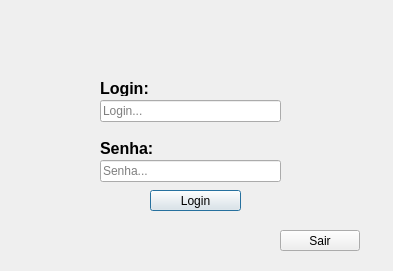
<?xml version="1.0" encoding="UTF-8"?>
<ui version="4.0">
 <class>TelaLogin</class>
 <widget class="QDialog" name="TelaLogin">
  <property name="geometry">
   <rect>
    <x>0</x>
    <y>0</y>
    <width>393</width>
    <height>271</height>
   </rect>
  </property>
  <property name="windowTitle">
   <string>Login</string>
  </property>
  <widget class="QLineEdit" name="txtLogin">
   <property name="geometry">
    <rect>
     <x>100</x>
     <y>100</y>
     <width>181</width>
     <height>22</height>
    </rect>
   </property>
   <property name="placeholderText">
    <string>Login...</string>
   </property>
  </widget>
  <widget class="QLineEdit" name="txtSenha">
   <property name="geometry">
    <rect>
     <x>100</x>
     <y>160</y>
     <width>181</width>
     <height>22</height>
    </rect>
   </property>
   <property name="echoMode">
    <enum>QLineEdit::Password</enum>
   </property>
   <property name="placeholderText">
    <string>Senha...</string>
   </property>
  </widget>
  <widget class="QLabel" name="label">
   <property name="geometry">
    <rect>
     <x>100</x>
     <y>80</y>
     <width>181</width>
     <height>16</height>
    </rect>
   </property>
   <property name="font">
    <font>
     <family>Arial</family>
     <pointsize>12</pointsize>
     <weight>75</weight>
     <bold>true</bold>
    </font>
   </property>
   <property name="text">
    <string>Login:</string>
   </property>
  </widget>
  <widget class="QLabel" name="label_2">
   <property name="geometry">
    <rect>
     <x>100</x>
     <y>140</y>
     <width>181</width>
     <height>16</height>
    </rect>
   </property>
   <property name="font">
    <font>
     <family>Arial</family>
     <pointsize>12</pointsize>
     <weight>75</weight>
     <bold>true</bold>
    </font>
   </property>
   <property name="text">
    <string>Senha:</string>
   </property>
  </widget>
  <widget class="QPushButton" name="btnLogin">
   <property name="geometry">
    <rect>
     <x>150</x>
     <y>190</y>
     <width>91</width>
     <height>21</height>
    </rect>
   </property>
   <property name="text">
    <string>Login</string>
   </property>
   <property name="icon">
    <iconset resource="content.qrc">
     <normaloff>:/icones/Login_in.png</normaloff>:/icones/Login_in.png</iconset>
   </property>
  </widget>
  <widget class="QPushButton" name="btnSair">
   <property name="geometry">
    <rect>
     <x>280</x>
     <y>230</y>
     <width>80</width>
     <height>21</height>
    </rect>
   </property>
   <property name="text">
    <string>Sair</string>
   </property>
   <property name="icon">
    <iconset resource="content.qrc">
     <normaloff>:/icones/Login_out.png</normaloff>:/icones/Login_out.png</iconset>
   </property>
  </widget>
  <widget class="QLabel" name="label_3">
   <property name="geometry">
    <rect>
     <x>160</x>
     <y>10</y>
     <width>61</width>
     <height>61</height>
    </rect>
   </property>
   <property name="text">
    <string/>
   </property>
   <property name="pixmap">
    <pixmap resource="content.qrc">:/icones/locked.png</pixmap>
   </property>
   <property name="scaledContents">
    <bool>true</bool>
   </property>
  </widget>
  <zorder>label_3</zorder>
  <zorder>txtLogin</zorder>
  <zorder>txtSenha</zorder>
  <zorder>label</zorder>
  <zorder>label_2</zorder>
  <zorder>btnLogin</zorder>
  <zorder>btnSair</zorder>
 </widget>
 <resources>
  <include location="content.qrc"/>
 </resources>
 <connections>
  <connection>
   <sender>btnSair</sender>
   <signal>clicked()</signal>
   <receiver>TelaLogin</receiver>
   <slot>close()</slot>
   <hints>
    <hint type="sourcelabel">
     <x>319</x>
     <y>185</y>
    </hint>
    <hint type="destinationlabel">
     <x>327</x>
     <y>162</y>
    </hint>
   </hints>
  </connection>
 </connections>
</ui>
